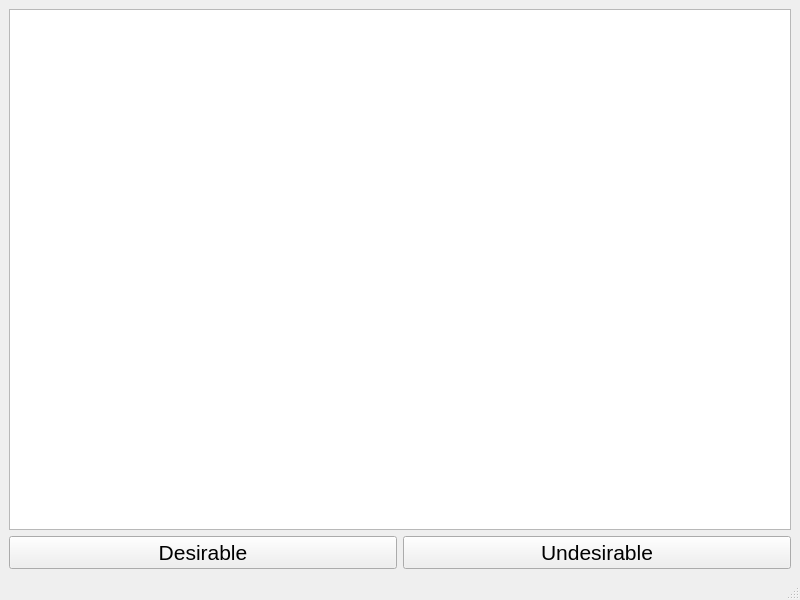
<?xml version="1.0" encoding="UTF-8"?>
<ui version="4.0">
 <class>MainWindow</class>
 <widget class="QMainWindow" name="MainWindow">
  <property name="geometry">
   <rect>
    <x>0</x>
    <y>0</y>
    <width>800</width>
    <height>600</height>
   </rect>
  </property>
  <property name="windowTitle">
   <string>MainWindow</string>
  </property>
  <widget class="QWidget" name="centralwidget">
   <layout class="QGridLayout" name="gridLayout">
    <item row="0" column="0">
     <widget class="QGraphicsView" name="graphicsView">
      <property name="sizePolicy">
       <sizepolicy hsizetype="MinimumExpanding" vsizetype="MinimumExpanding">
        <horstretch>0</horstretch>
        <verstretch>0</verstretch>
       </sizepolicy>
      </property>
     </widget>
    </item>
    <item row="1" column="0">
     <layout class="QHBoxLayout" name="horizontalLayout">
      <item>
       <widget class="QPushButton" name="btnGood">
        <property name="minimumSize">
         <size>
          <width>0</width>
          <height>22</height>
         </size>
        </property>
        <property name="font">
         <font>
          <pointsize>16</pointsize>
         </font>
        </property>
        <property name="text">
         <string>Desirable</string>
        </property>
       </widget>
      </item>
      <item>
       <widget class="QPushButton" name="btnBad">
        <property name="minimumSize">
         <size>
          <width>0</width>
          <height>20</height>
         </size>
        </property>
        <property name="font">
         <font>
          <pointsize>16</pointsize>
         </font>
        </property>
        <property name="text">
         <string>Undesirable</string>
        </property>
       </widget>
      </item>
     </layout>
    </item>
   </layout>
  </widget>
  <widget class="QMenuBar" name="menubar">
   <property name="geometry">
    <rect>
     <x>0</x>
     <y>0</y>
     <width>800</width>
     <height>19</height>
    </rect>
   </property>
  </widget>
  <widget class="QStatusBar" name="statusbar"/>
 </widget>
 <resources/>
 <connections/>
</ui>
